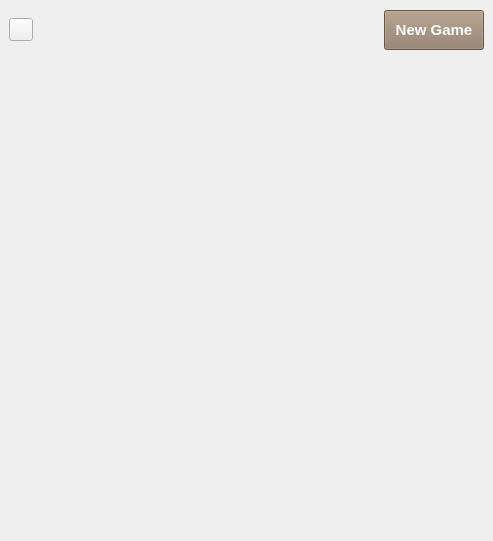
<?xml version="1.0" encoding="UTF-8"?>
<ui version="4.0">
 <class>MainWindow</class>
 <widget class="QMainWindow" name="MainWindow">
  <property name="geometry">
   <rect>
    <x>0</x>
    <y>0</y>
    <width>493</width>
    <height>541</height>
   </rect>
  </property>
  <property name="windowTitle">
   <string>2048</string>
  </property>
  <widget class="QWidget" name="centralwidget">
   <layout class="QVBoxLayout" name="verticalLayout">
    <property name="topMargin">
     <number>0</number>
    </property>
    <item>
     <layout class="QHBoxLayout" name="horizontalLayout">
      <property name="spacing">
       <number>10</number>
      </property>
      <property name="topMargin">
       <number>10</number>
      </property>
      <item>
       <widget class="QToolButton" name="toolButton">
        <property name="focusPolicy">
         <enum>Qt::FocusPolicy::NoFocus</enum>
        </property>
       </widget>
      </item>
      <item>
       <spacer name="horizontalSpacer">
        <property name="orientation">
         <enum>Qt::Orientation::Horizontal</enum>
        </property>
        <property name="sizeHint" stdset="0">
         <size>
          <width>40</width>
          <height>20</height>
         </size>
        </property>
       </spacer>
      </item>
      <item>
       <widget class="QPushButton" name="pushButton">
        <property name="minimumSize">
         <size>
          <width>100</width>
          <height>40</height>
         </size>
        </property>
        <property name="focusPolicy">
         <enum>Qt::FocusPolicy::NoFocus</enum>
        </property>
        <property name="styleSheet">
         <string notr="true">QPushButton {background-color: rgb(143,122,102)}
QPushButton:hover {background-color: rgb(113,92,72)}
QPushButton:pressed {background-color: rgb(83,62,42)}
QPushButton {color: white; font-weight: bold; font-size: 15px}</string>
        </property>
        <property name="text">
         <string>New Game</string>
        </property>
       </widget>
      </item>
     </layout>
    </item>
    <item>
     <widget class="QLabel" name="label_background">
      <property name="minimumSize">
       <size>
        <width>475</width>
        <height>475</height>
       </size>
      </property>
     </widget>
    </item>
   </layout>
  </widget>
 </widget>
 <resources/>
 <connections/>
</ui>
